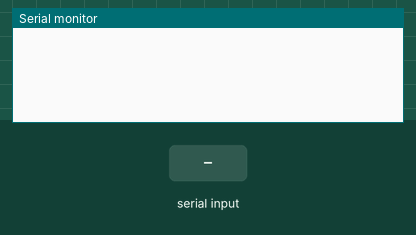
The sketch below on a simulated Arduino Uno, built with avr-gcc and run on an emulated ATmega328P. On the bench: the last lines printed to the serial monitor. The inputs (shaded band) are chosen by the test bench. No radio packets arrive unless stated.

Above: at 1.2 s.
1.3 s: "1" received over Serial
At 2.4 s:
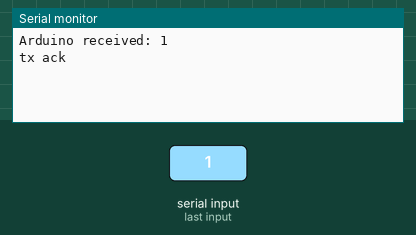
2.8 s: "0" received over Serial
At 3.6 s:
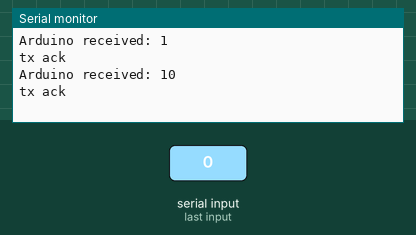
4.3 s: "2" received over Serial
At 4.8 s:
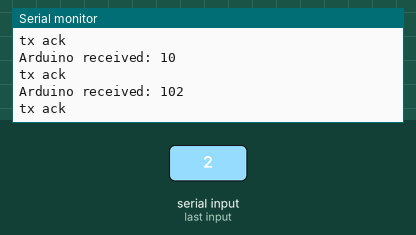

The sketch:

NRFRobotTx.ino
```cpp
#include <SPI.h>
#include "RF24.h"

RF24 radio(7,8); // CE, CSN
byte address[6] = "00001";     //Byte of array representing the address. This is the address where we will send the data. This should be same on the receiving side.
String readString;
char text[32]="";
int i = 0;
 bool rslt;

void setup() {
 Serial.begin(9600);
radio.begin();           //Starting the Wireless communication
radio.enableAckPayload();
radio.setAutoAck(true);
radio.setRetries(5,5); // delay, count
                                       // 5 gives a 1500 µsec delay which is needed for a 32 byte ackPayload

radio.openWritingPipe(address); //Setting the address where we will send the data
radio.setPALevel(RF24_PA_MIN);  //You can set it as minimum or maximum depending on the distance between the transmitter and receiver.
//radio.stopListening();          //This sets the module as transmitter
//char text[] = "mr1fs00xx";
}

void loop() {

  while(!Serial.available()) {}
  // serial read section
  while (Serial.available())
  {
    delay(30);

    if (Serial.available() >0)
    {
      if (i==8){
        i=0;
      }
      char c = Serial.read();  //gets one byte from serial buffer
      readString += c; //makes the string readString
      text[i]=c;
      i++;
      //Serial.println(i);
      //text[i]='\0';
    }
  }
  //readString="mr1fs00xx";
  //char text[] = "mr1fs00xx";

  if (readString.length() >0)
  {
    Serial.print("Arduino received: ");
    //Serial.println(readString); //see what was received
    Serial.println(text);
    rslt=radio.write(&text,sizeof(text));
    //Stext[32]="";
    //delay(250);
    if (rslt){
          Serial.println("tx ack");

    }
    //radio.flush_tx();
    //radio.flush_rx();
  }


}
```

Measured:
- after the input at 1.3 s, the serial monitor: prints a new line at once (image 1)
- after the input at 2.8 s, the serial monitor: prints a new line at once (image 2)
- after the input at 4.3 s, the serial monitor: prints a new line at once (image 3)
